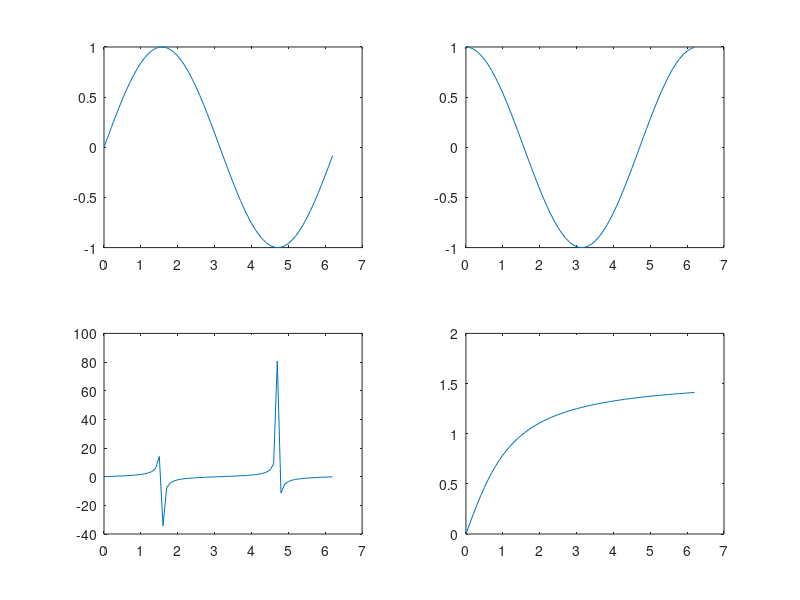

This chart was generated by the following MATLAB code:
clear
clc

x=0:0.1:2*pi;
y=sin(x);
y2=cos(x);
y3=tan(x);
y4=atan(x);

%plotting sin(X)
subplot(2,2,1)
plot(x,y)

%plotting cos(x)
subplot(2,2,2)
plot(x,y2)

%plotting tan(x)
subplot(2,2,3)
plot(x,y3)

%plotting atan(x)
subplot(2,2,4)
plot(x,y4)
